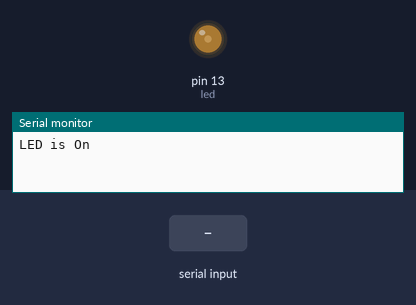
The sketch below on a simulated Arduino Uno, built with avr-gcc and run on an emulated ATmega328P. Shown: output pins drawn as LEDs (lit = HIGH), the last lines printed to the serial monitor. Dashed ring = blinking. The test bench sets the inputs (shaded band).

Above: at 1.2 s.
1.3 s: "r" received over Serial
At 2.7 s:
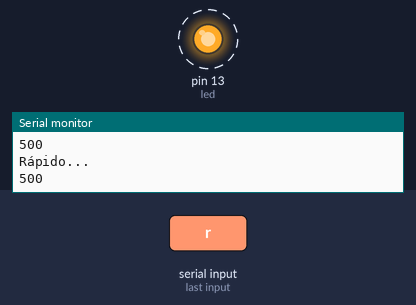
4.3 s: "l" received over Serial
At 8.4 s:
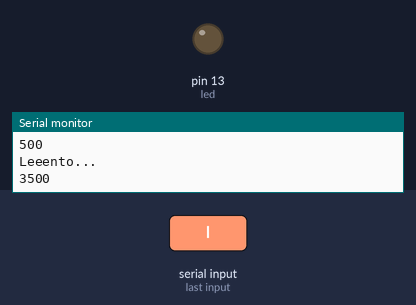
Timing chart, 0 to 11.8 s (numbered marks = the images above; inputs shaded):
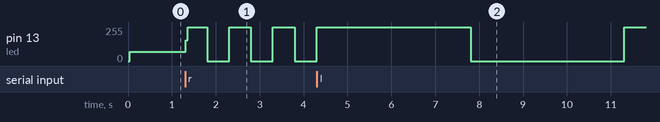

Measured:
- after the input at 1.3 s, pin 13 (led): alternates 255/255 for 0.50 s and 0/255 for 0.50 s, starting at once

The sketch:

blink2.ino
```cpp
/* Blink2. El LED conectado al pin 13,
parpadea con una frecuencia configurable del serial */

int led=13;       //Vble para salida de LED
int retardo=0;    //Vble valor de retardo, inicial LED on
char caracter;    //Vble para almacenar en caracter enviado para control

void setup() {
  // put your setup code here, to run once:

pinMode(led, OUTPUT); //indica que el pin 13 será la salida
Serial.begin(9600);    //Comm serie configurada a 9600 bit pro seg.

Serial.println("LED is On"); // mensaje inicial
}

void loop() {
  // put your main code here, to run repeatedly:
  if(Serial.available()>0){
    caracter=Serial.read(); // Si hay un caracter en el buffer de entrada lo almacena
  }

  if(caracter=='r')  {
    retardo=500;               // fija el retardo en 0,5 seg. on/off
    Serial.println("Rápido...");
    Serial.println(retardo);  //envia el valor del retardo
  }

  if(caracter=='l')  {
    retardo=3500;               // fija el retardo en 3,5 seg. on/off
    Serial.println("Leeento...");
    Serial.println(retardo);  //envia el valor del retardo
  }

  if(caracter=='n')  {
    retardo=1500;               // fija el retardo en 1,5 seg. on/off
    Serial.println("normal!...");
    Serial.println(retardo);  //envia el valor del retardo
  }

  digitalWrite(led,HIGH);  //Activa salida 13
  delay (retardo);           //retardo
  digitalWrite(led,LOW);   // Desactiva salida 13
  delay (retardo);          //Retardo

}
```
